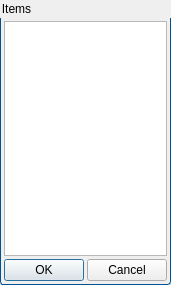
<?xml version="1.0" encoding="UTF-8"?>
<ui version="4.0">
 <class>SelectItemDialog</class>
 <widget class="QDialog" name="SelectItemDialog">
  <property name="geometry">
   <rect>
    <x>0</x>
    <y>0</y>
    <width>167</width>
    <height>285</height>
   </rect>
  </property>
  <property name="windowTitle">
   <string>Choose item</string>
  </property>
  <property name="styleSheet">
   <string notr="true">QGroupBox
{
	background-color:transparent;
    border-bottom-left-radius: 3px;
    border-bottom-right-radius: 3px;
    border: 1px solid #005192;
    border-top: none;
    margin-top: 18px;
}
 
QGroupBox::title
{
	subcontrol-origin: margin;	
    background:url(:/assets/subWindowBackground);
    border-top-left-radius: 3px;
    border-top-right-radius: 3px;
    border: 1px solid #005192;
    border-bottom: none;
   background-color: qlineargradient(x1: 0, y1: 0, x2: 0, y2: 1, stop: 0 #005192, stop: 1 #002f60);
    padding: 2 5000 2 2; /* some large value, as QGrouBox actual width is not known */
    color: white; 
}
</string>
  </property>
  <layout class="QGridLayout" name="gridLayout_2">
   <property name="leftMargin">
    <number>0</number>
   </property>
   <property name="topMargin">
    <number>0</number>
   </property>
   <property name="rightMargin">
    <number>0</number>
   </property>
   <property name="bottomMargin">
    <number>0</number>
   </property>
   <property name="spacing">
    <number>3</number>
   </property>
   <item row="0" column="0">
    <widget class="GroupBox" name="groupBox">
     <property name="title">
      <string>Items</string>
     </property>
     <layout class="QGridLayout" name="gridLayout">
      <property name="leftMargin">
       <number>3</number>
      </property>
      <property name="topMargin">
       <number>3</number>
      </property>
      <property name="rightMargin">
       <number>3</number>
      </property>
      <property name="bottomMargin">
       <number>3</number>
      </property>
      <property name="spacing">
       <number>3</number>
      </property>
      <item row="1" column="0" colspan="2">
       <widget class="QPushButton" name="OK">
        <property name="text">
         <string>OK</string>
        </property>
        <property name="autoDefault">
         <bool>false</bool>
        </property>
        <property name="default">
         <bool>true</bool>
        </property>
       </widget>
      </item>
      <item row="0" column="0" colspan="4">
       <widget class="ListWidget" name="ItemsList">
        <property name="sizeAdjustPolicy">
         <enum>QAbstractScrollArea::AdjustToContents</enum>
        </property>
       </widget>
      </item>
      <item row="1" column="2" colspan="2">
       <widget class="QPushButton" name="Cancel">
        <property name="text">
         <string>Cancel</string>
        </property>
        <property name="autoDefault">
         <bool>false</bool>
        </property>
       </widget>
      </item>
     </layout>
    </widget>
   </item>
  </layout>
 </widget>
 <customwidgets>
  <customwidget>
   <class>GroupBox</class>
   <extends>QGroupBox</extends>
   <header>GroupBox.h</header>
   <container>1</container>
  </customwidget>
  <customwidget>
   <class>ListWidget</class>
   <extends>QListWidget</extends>
   <header>ListWidget.h</header>
  </customwidget>
 </customwidgets>
 <resources/>
 <connections>
  <connection>
   <sender>ItemsList</sender>
   <signal>doubleClicked(QModelIndex)</signal>
   <receiver>SelectItemDialog</receiver>
   <slot>accept()</slot>
   <hints>
    <hint type="sourcelabel">
     <x>157</x>
     <y>246</y>
    </hint>
    <hint type="destinationlabel">
     <x>192</x>
     <y>245</y>
    </hint>
   </hints>
  </connection>
  <connection>
   <sender>OK</sender>
   <signal>clicked()</signal>
   <receiver>SelectItemDialog</receiver>
   <slot>accept()</slot>
   <hints>
    <hint type="sourcelabel">
     <x>62</x>
     <y>279</y>
    </hint>
    <hint type="destinationlabel">
     <x>61</x>
     <y>417</y>
    </hint>
   </hints>
  </connection>
  <connection>
   <sender>Cancel</sender>
   <signal>clicked()</signal>
   <receiver>SelectItemDialog</receiver>
   <slot>reject()</slot>
   <hints>
    <hint type="sourcelabel">
     <x>159</x>
     <y>279</y>
    </hint>
    <hint type="destinationlabel">
     <x>199</x>
     <y>391</y>
    </hint>
   </hints>
  </connection>
 </connections>
</ui>
